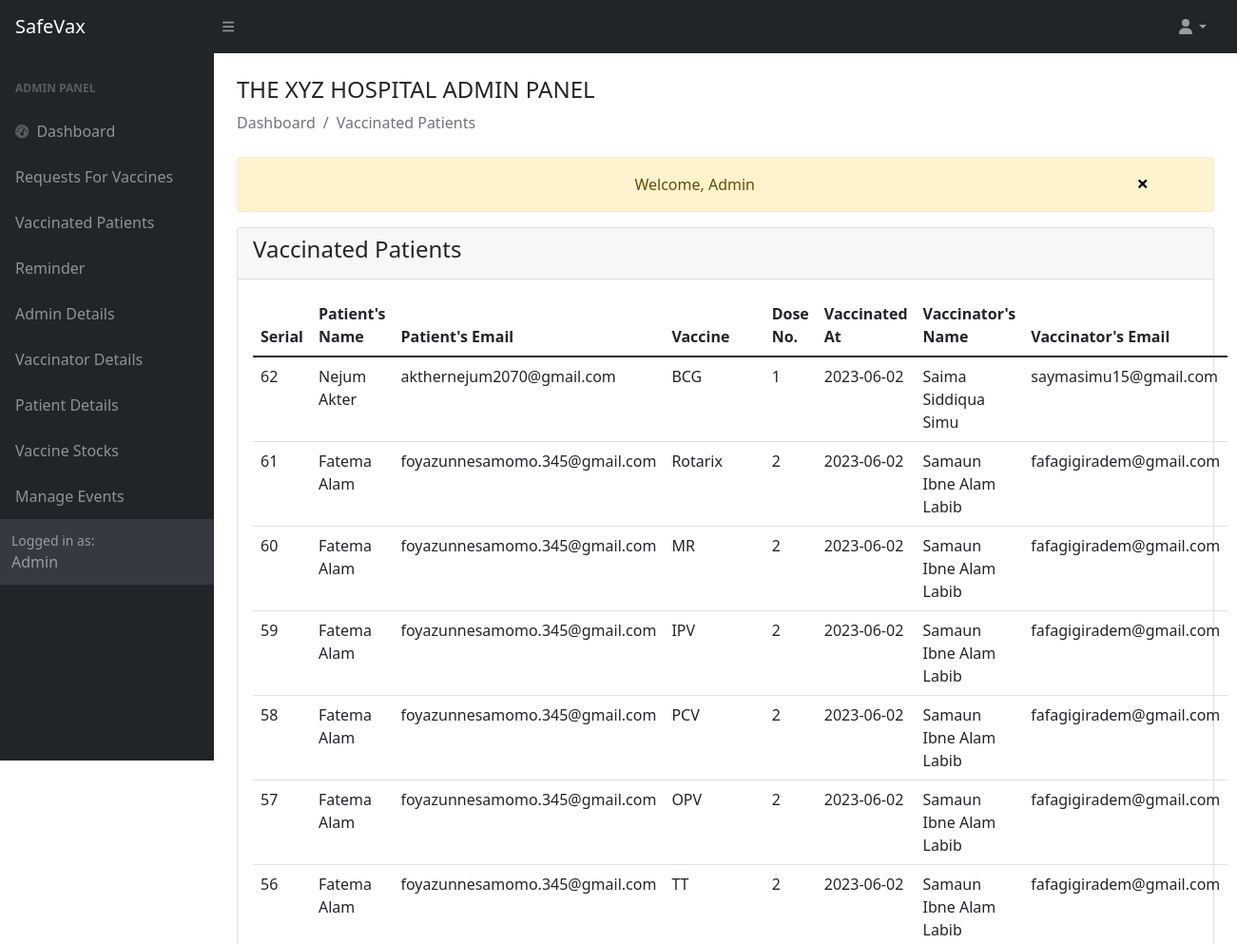
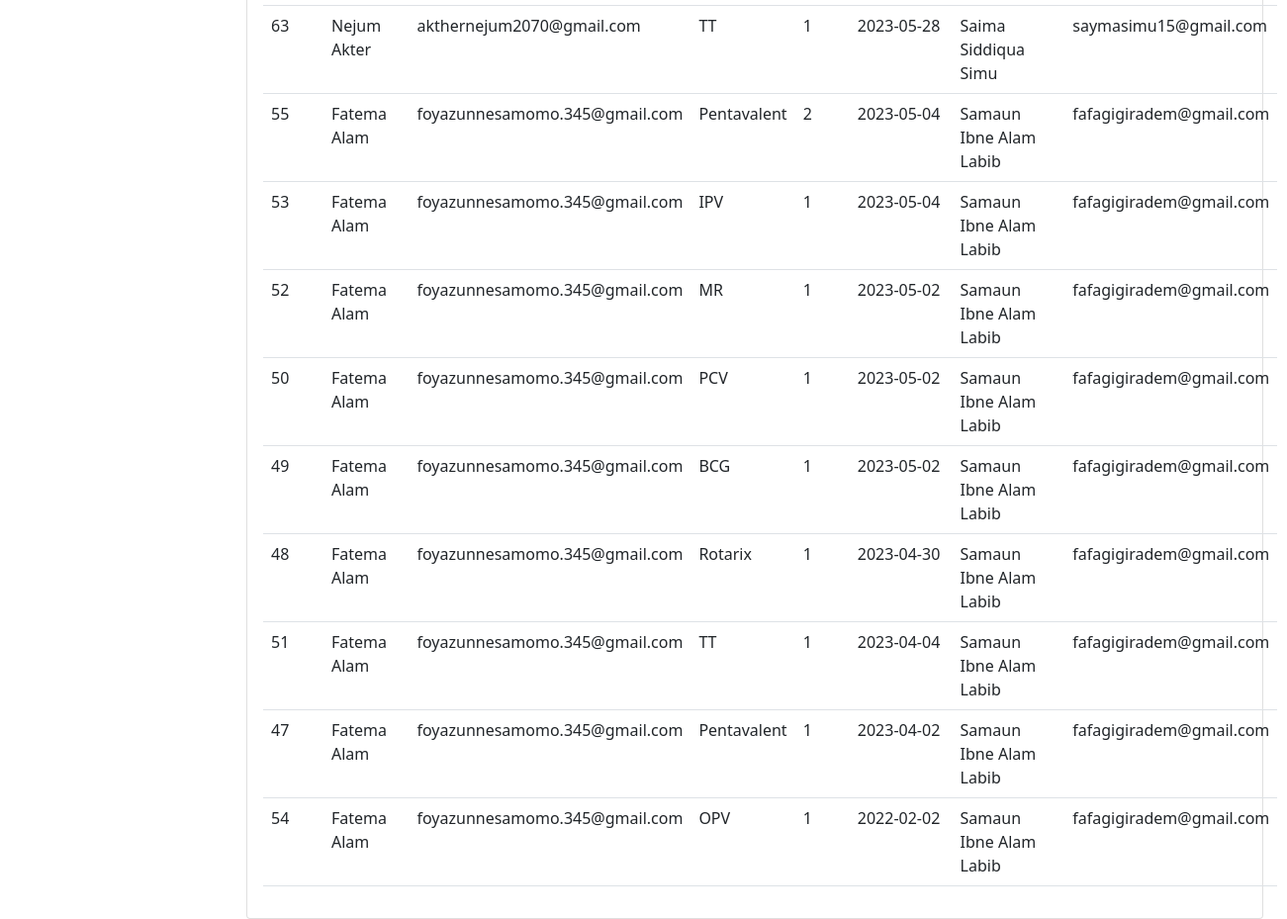
Screenshot of /admin/view-vaccinated.php (signed in) with the database file from the repository (2 pictures, top to bottom).
### tables this page shows
CREATE TABLE `registers_for` (
  `reg_serial` int(191) NOT NULL,
  `patientid` int(191) NOT NULL,
  `vaccineid` int(191) NOT NULL,
  `doseno` tinyint(20) NOT NULL,
  `dateofreg` date NOT NULL DEFAULT current_timestamp(),
  `status` tinyint(10) NOT NULL,
  `confirmation_mail` int(4) NOT NULL DEFAULT 0
);

CREATE TABLE `pushed` (
  `pushed_serial` int(191) NOT NULL,
  `appointmentid` int(191) NOT NULL,
  `vaccinatorid` int(191) NOT NULL,
  `dateofpushed` date NOT NULL DEFAULT current_timestamp(),
  `reminder` tinyint(4) NOT NULL DEFAULT 0
);

CREATE TABLE `user` (
  `u_id` int(191) NOT NULL,
  `u_firstname` varchar(191) NOT NULL,
  `u_lastname` varchar(191) NOT NULL,
  `u_ffirstname` varchar(191) NOT NULL,
  `u_flastname` varchar(191) NOT NULL,
  `u_fnid` varchar(191) NOT NULL,
  `u_email` varchar(191) NOT NULL,
  `u_dob` date NOT NULL,
  `u_gender` varchar(10) NOT NULL,
  `u_division` varchar(191) NOT NULL,
  `u_password` varchar(191) NOT NULL,
  `u_role` tinyint(5) NOT NULL DEFAULT 0,
  `dateofcreation` date NOT NULL DEFAULT current_timestamp()
);

CREATE TABLE `vaccine` (
  `v_id` int(191) NOT NULL,
  `v_name` varchar(191) NOT NULL,
  `totaldose` int(191) NOT NULL,
  `availability` bigint(255) NOT NULL
);

### admin/view-vaccinated.php (the view)
<?php
include('authentication.php');
include('includes/header.php');
?>
<div class="container-fluid px-4">
    <h4 class="mt-4">THE XYZ HOSPITAL ADMIN PANEL</h4>
        <ol class="breadcrumb mb-4">
            <li class="breadcrumb-item active">Dashboard</li>
            <li class="breadcrumb-item active">Vaccinated Patients</li>
        </ol>
    <?php include('../message.php');?>
    <div class="row">
      <div class = "col-md-12">
        <div class="card">
            <div class="card-header">
              <h4>Vaccinated Patients</h4>
            </div>
            <div class="card-body">
             <table class="table table-border">
               <thead>
                <tr>
                    <th>Serial</th>
                    <th>Patient's Name</th>
                    <th>Patient's Email</th>
                    <th>Vaccine</th>
                    <th>Dose No.</th>
                    <th>Vaccinated At</th>
                    <th>Vaccinator's Name</th>
                    <th>Vaccinator's Email</th>
                </tr>
               </thead>
               <tbody>
                <?php
                $query = "SELECT pus.pushed_serial as serial, concat(p.u_firstname,' ',p.u_lastname) pname, p.u_email as pemail, v_name, reg.doseno as dose, pus.dateofpushed as vacat, concat(vac.u_firstname,' ',vac.u_lastname) vacname, vac.u_email as vacemail
                FROM registers_for as reg, user as p, user as vac, vaccine , pushed as pus
                WHERE pus.appointmentid=reg.reg_serial AND reg.patientid=p.u_id AND reg.vaccineid = v_id AND pus.vaccinatorid=vac.u_id AND reg.status=2
                ORDER BY pus.dateofpushed DESC";
                $query_run = mysqli_query($con, $query);
                if(mysqli_num_rows($query_run)>0)
                {
                  foreach($query_run as $row)
                    {
                    ?>
                    <tr>
                       <td><?= $row['serial']; ?></td>
                       <td><?= $row['pname']; ?></td>
                       <td><?= $row['pemail']; ?></td>
                       <td><?= $row['v_name']; ?></td>
                       <td><?= $row['dose']; ?></td>
                       <td><?= $row['vacat']; ?></td>
                       <td><?= $row['vacname']; ?></td>
                       <td><?= $row['vacemail']; ?></td>
                    </tr>
                    <?php
                    }
                }
                else
                {
                  echo "No Record Found";
                }
                ?>
               </tbody>
             </table>
            </div>
        </div>
      </div>
    </div>
</div>
<?php
include('includes/scripts.php');
?>

### rows the page displays
registers_for: pushed.pushed_serial "62", pname "Nejum Akter", patientid.u_email "akthernejum2070@gmail.com", vaccineid.v_name "BCG", doseno "1", pushed.dateofpushed "2023-06-02", vacname "Saima Siddiqua Simu", user.u_email "saymasimu15@gmail.com"
registers_for: pushed.pushed_serial "61", pname "Fatema Alam", patientid.u_email "foyazunnesamomo.345@gmail.com", vaccineid.v_name "Rotarix", doseno "2", pushed.dateofpushed "2023-06-02", vacname "Samaun Ibne Alam Labib", user.u_email "fafagigiradem@gmail.com"
registers_for: pushed.pushed_serial "60", pname "Fatema Alam", patientid.u_email "foyazunnesamomo.345@gmail.com", vaccineid.v_name "MR", doseno "2", pushed.dateofpushed "2023-06-02", vacname "Samaun Ibne Alam Labib", user.u_email "fafagigiradem@gmail.com"
registers_for: pushed.pushed_serial "59", pname "Fatema Alam", patientid.u_email "foyazunnesamomo.345@gmail.com", vaccineid.v_name "IPV", doseno "2", pushed.dateofpushed "2023-06-02", vacname "Samaun Ibne Alam Labib", user.u_email "fafagigiradem@gmail.com"
registers_for: pushed.pushed_serial "58", pname "Fatema Alam", patientid.u_email "foyazunnesamomo.345@gmail.com", vaccineid.v_name "PCV", doseno "2", pushed.dateofpushed "2023-06-02", vacname "Samaun Ibne Alam Labib", user.u_email "fafagigiradem@gmail.com"
registers_for: pushed.pushed_serial "57", pname "Fatema Alam", patientid.u_email "foyazunnesamomo.345@gmail.com", vaccineid.v_name "OPV", doseno "2", pushed.dateofpushed "2023-06-02", vacname "Samaun Ibne Alam Labib", user.u_email "fafagigiradem@gmail.com"
registers_for: pushed.pushed_serial "56", pname "Fatema Alam", patientid.u_email "foyazunnesamomo.345@gmail.com", vaccineid.v_name "TT", doseno "2", pushed.dateofpushed "2023-06-02", vacname "Samaun Ibne Alam Labib", user.u_email "fafagigiradem@gmail.com"
registers_for: pushed.pushed_serial "63", pname "Nejum Akter", patientid.u_email "akthernejum2070@gmail.com", vaccineid.v_name "TT", doseno "1", pushed.dateofpushed "2023-05-28", vacname "Saima Siddiqua Simu", user.u_email "saymasimu15@gmail.com"
registers_for: pushed.pushed_serial "55", pname "Fatema Alam", patientid.u_email "foyazunnesamomo.345@gmail.com", vaccineid.v_name "Pentavalent", doseno "2", pushed.dateofpushed "2023-05-04", vacname "Samaun Ibne Alam Labib", user.u_email "fafagigiradem@gmail.com"
registers_for: pushed.pushed_serial "53", pname "Fatema Alam", patientid.u_email "foyazunnesamomo.345@gmail.com", vaccineid.v_name "IPV", doseno "1", pushed.dateofpushed "2023-05-04", vacname "Samaun Ibne Alam Labib", user.u_email "fafagigiradem@gmail.com"
registers_for: pushed.pushed_serial "52", pname "Fatema Alam", patientid.u_email "foyazunnesamomo.345@gmail.com", vaccineid.v_name "MR", doseno "1", pushed.dateofpushed "2023-05-02", vacname "Samaun Ibne Alam Labib", user.u_email "fafagigiradem@gmail.com"
registers_for: pushed.pushed_serial "50", pname "Fatema Alam", patientid.u_email "foyazunnesamomo.345@gmail.com", vaccineid.v_name "PCV", doseno "1", pushed.dateofpushed "2023-05-02", vacname "Samaun Ibne Alam Labib", user.u_email "fafagigiradem@gmail.com"
registers_for: pushed.pushed_serial "49", pname "Fatema Alam", patientid.u_email "foyazunnesamomo.345@gmail.com", vaccineid.v_name "BCG", doseno "1", pushed.dateofpushed "2023-05-02", vacname "Samaun Ibne Alam Labib", user.u_email "fafagigiradem@gmail.com"
registers_for: pushed.pushed_serial "48", pname "Fatema Alam", patientid.u_email "foyazunnesamomo.345@gmail.com", vaccineid.v_name "Rotarix", doseno "1", pushed.dateofpushed "2023-04-30", vacname "Samaun Ibne Alam Labib", user.u_email "fafagigiradem@gmail.com"
registers_for: pushed.pushed_serial "51", pname "Fatema Alam", patientid.u_email "foyazunnesamomo.345@gmail.com", vaccineid.v_name "TT", doseno "1", pushed.dateofpushed "2023-04-04", vacname "Samaun Ibne Alam Labib", user.u_email "fafagigiradem@gmail.com"
registers_for: pushed.pushed_serial "47", pname "Fatema Alam", patientid.u_email "foyazunnesamomo.345@gmail.com", vaccineid.v_name "Pentavalent", doseno "1", pushed.dateofpushed "2023-04-02", vacname "Samaun Ibne Alam Labib", user.u_email "fafagigiradem@gmail.com"
registers_for: pushed.pushed_serial "54", pname "Fatema Alam", patientid.u_email "foyazunnesamomo.345@gmail.com", vaccineid.v_name "OPV", doseno "1", pushed.dateofpushed "2022-02-02", vacname "Samaun Ibne Alam Labib", user.u_email "fafagigiradem@gmail.com"

### other values shown
$_SESSION['message'] "Welcome, Admin"
